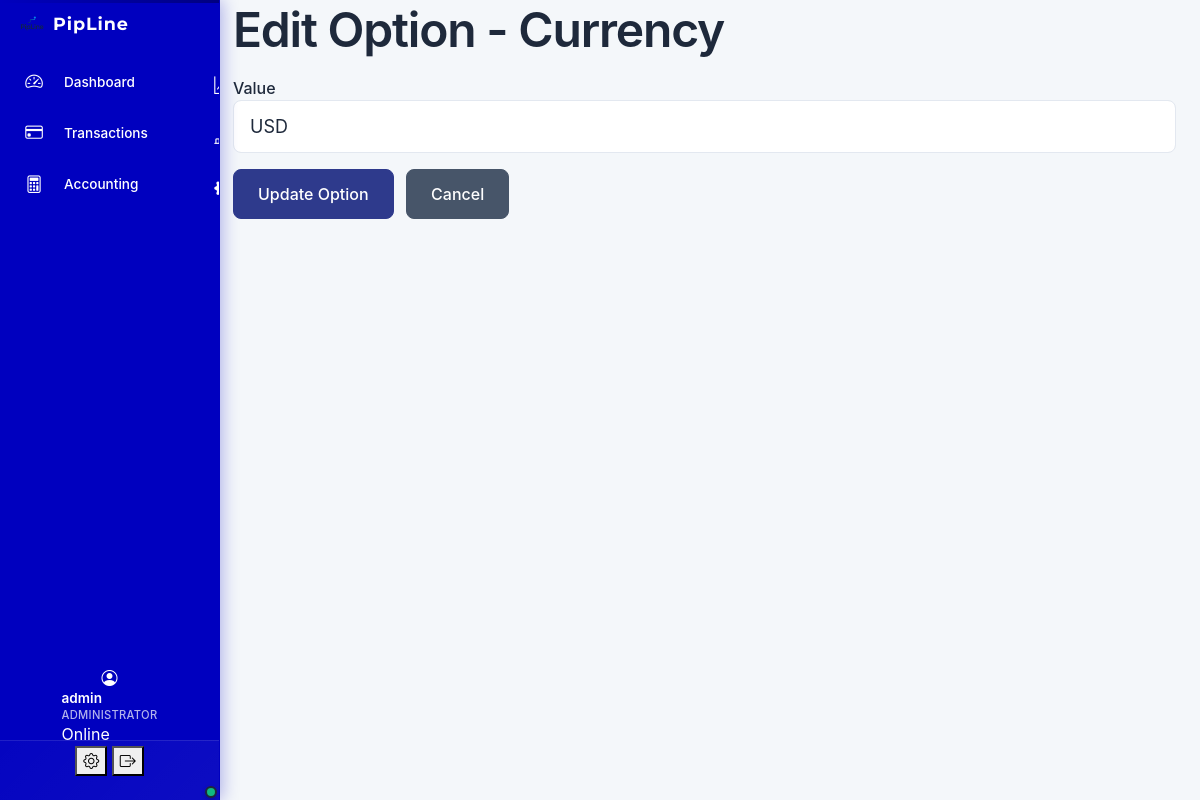
The app's page /edit_option/1 (signed in) with its own data.
### app/models/user.py (models this page shows, shortened)
class User(UserMixin, db.Model):
    __tablename__ = 'user'
    id = db.Column(db.Integer, primary_key=True)
    username = db.Column(db.String(80), unique=True, nullable=False)
    password = db.Column(db.String(120), nullable=False)
    role = db.Column(db.String(20), default='user')  # 'admin', 'user', 'viewer'
    admin_level = db.Column(db.Integer, default=0)  # 0=user, 1=main_admin, 2=secondary_admin, 3=sub_admin
    admin_permissions = db.Column(db.Text, nullable=True)  # JSON string of specific permissions
    created_by = db.Column(db.Integer, db.ForeignKey('user.id'), nullable=True)  # Who created this admin
    created_at = db.Column(db.DateTime, default=lambda: datetime.now(timezone.utc))
    is_active = db.Column(db.Boolean, default=True)
    profile_picture = db.Column(db.String(255), nullable=True)  # Path to profile picture
    last_login = db.Column(db.DateTime)
    failed_login_attempts = db.Column(db.Integer, default=0)
    account_locked_until = db.Column(db.DateTime)
    password_changed_at = db.Column(db.DateTime, default=lambda: datetime.now(timezone.utc))
    email = db.Column(db.String(120), unique=True, nullable=True)
    created_admins = db.relationship('User', backref=db.backref('creator', remote_side=[id]))
    __table_args__ = (
        db.Index('idx_user_username', 'username'),
        db.Index('idx_user_email', 'email'),
        db.Index('idx_user_role', 'role'),
        db.Index('idx_user_is_active', 'is_active'),
        db.Index('idx_user_admin_level', 'admin_level'),
    )

### app/models/config.py (models this page shows, shortened)
class UserSettings(db.Model):
    __tablename__ = 'user_settings'
    id = db.Column(db.Integer, primary_key=True)
    user_id = db.Column(db.Integer, db.ForeignKey('user.id'), unique=True, nullable=False)
    language = db.Column(db.String(20), default='en')
    landing_page = db.Column(db.String(50), default='dashboard')
    table_page_size = db.Column(db.Integer, default=25)
    table_density = db.Column(db.String(20), default='comfortable')
    font_size = db.Column(db.String(20), default='medium')
    color_scheme = db.Column(db.String(20), default='default')
    created_at = db.Column(db.DateTime, default=lambda: datetime.now(timezone.utc))
    updated_at = db.Column(db.DateTime, default=lambda: datetime.now(timezone.utc), onupdate=lambda: datetime.now(timezone.utc))
    user = db.relationship('User', backref=db.backref('settings', uselist=False))

class Option(db.Model):
    __tablename__ = 'option'
    id = db.Column(db.Integer, primary_key=True)
    field_name = db.Column(db.String(50), nullable=False)
    value = db.Column(db.String(100), nullable=False)
    commission_rate = db.Column(db.Numeric(5, 4), nullable=True)
    is_active = db.Column(db.Boolean, default=True)
    created_at = db.Column(db.DateTime, default=lambda: datetime.now(timezone.utc))
    __table_args__ = (
        db.Index('idx_option_field_name', 'field_name'),
        db.Index('idx_option_is_active', 'is_active'),
    )

### app/routes/settings.py (the view, shortened to what this page needs)
@settings_bp.route('/edit_option/<int:id>', methods=['GET', 'POST'])
@login_required
def edit_option(id):
    option = Option.query.get_or_404(id)
    return render_template('edit_option.html', option=option)

### app/__init__.py (called while the page is built)
    def get_stats(self):
        total = self._stats['hits'] + self._stats['misses']
        hit_rate = (self._stats['hits'] / total * 100) if total > 0 else 0
        return {
            'hits': self._stats['hits'],
            'misses': self._stats['misses'],
            'sets': self._stats['sets'],
            'deletes': self._stats['deletes'],
            'total_requests': self._stats['total_requests'],
            'hit_rate': round(hit_rate, 2),
            'cache_size': len(self._cache),
            'max_size': self._max_size
        }

### app/services/background_service.py (called while the page is built)
    def is_connected(self) -> bool:
        return self.connected and self.celery is not None

### app/services/csrf_fix_service.py (called while the page is built)
def get_csrf_token():
    return csrf_fix_service.get_csrf_token_for_template()

    def _ensure_session_initialized(self):
        try:
            if has_request_context():
                if 'csrf_token' not in session:
                    session['csrf_token'] = None
                    session.modified = True
                    logger.debug("Session initialized for CSRF")
                if not session.modified:
                    session.modified = True
                session.permanent = True
                session.modified = True
        except Exception as e:
            logger.error(f"Failed to initialize session for CSRF: {str(e)}")

    def get_csrf_token_for_template(self) -> str:
        return self.generate_safe_csrf_token()

### app/services/enhanced_database_monitor.py (called while the page is built)
    def add_query(self, query: str, params: tuple, duration: float,
                  stack_trace: str = None, error: Exception = None):
        query_info = {
            'timestamp': datetime.now(timezone.utc),
            'query': query,
            'params': params,
            'duration': duration,
            'stack_trace': stack_trace,
            'error': str(error) if error else None,
            'error_type': type(error).__name__ if error else None
        }
        with self.lock:
            self.queries.append(query_info)
            self.query_stats[query] += 1
            self.total_execution_time += duration
            if duration > self.slow_query_threshold:
                self.slow_queries.append(query_info)

### app/services/redis_service.py (called while the page is built, shortened)
    def is_connected(self) -> bool:
        if not self.connected or not self.redis_client:
            return False

### app/utils/enhanced_logger.py (called while the page is built)
def get_enhanced_logger(name: str = "PipLinePro") -> EnhancedLogger:
    global _enhanced_logger
    if _enhanced_logger is None:
        _enhanced_logger = EnhancedLogger(name)
    return _enhanced_logger

### templates/edit_option.html (shortened to what this page needs)
{% extends "base.html" %}
{% block content %}
<h1>Edit Option - {{ option.field_name|capitalize }}</h1>
<form method="POST">
  <div class="mb-3">
    <label>Value</label>
    <input type="text" name="value" class="form-control" value="{{ option.value }}" required>
  </div>
  <button type="submit" class="btn btn-primary">Update Option</button>
  <a href="{{ url_for('settings.settings') }}" class="btn btn-secondary ms-2">Cancel</a>
</form>
{% endblock %}

### templates/base.html (shortened to what this page needs)
<!DOCTYPE html>
<html lang="en">
<head>
    <link href="https://cdn.jsdelivr.net/npm/bootstrap@5.3.0/dist/css/bootstrap.min.css" rel="stylesheet" />
    <link href="https://cdnjs.cloudflare.com/ajax/libs/font-awesome/6.0.0/css/all.min.css" rel="stylesheet" />
    <link href="https://cdn.jsdelivr.net/npm/bootstrap-icons@1.11.3/font/bootstrap-icons.min.css" rel="stylesheet" />
    <link rel="stylesheet" href="{{ url_for('static', filename='css/bundle.min.css') }}" />
    <link rel="stylesheet" href="{{ url_for('static', filename='css/color_improvements.css') }}" />
    <link rel="stylesheet" href="{{ url_for('static', filename='css/base/typography-system.css') }}" />
    <link rel="stylesheet" href="{{ url_for('static', filename='css/unified-design-system.css') }}" />
</head>
<body class="font-size-{{ user_settings.font_size if user_settings and user_settings.font_size else 'medium' }} color-scheme-{{ user_settings.color_scheme if user_settings and user_settings.color_scheme else 'default' }}">
<div class="sidebar d-flex flex-column" id="sidebar">
    <div class="sidebar-brand">
      <div class="brand-content">
        <img src="{{ url_for('static', filename='plogo.png') }}" alt="PipLine Logo" class="brand-logo" onerror="this.style.display='none'; document.getElementById('brand-fallback').style.display='flex';" onload="document.getElementById('brand-fallback').style.display='none';">
        <span class="brand-title">
          PipLine
        </span>
      </div>
    </div>
    <div class="sidebar-content">
      <nav class="sidebar-nav nav flex-column">
        <a class="nav-link {% if request.endpoint == 'analytics.dashboard' %}active{% endif %}" href="{{ url_for('analytics.dashboard') }}" title="Dashboard - Overview and key metrics">
          <i class="bi bi-speedometer2"></i>
          <span class="sidebar-link-text">{{ _('Dashboard') }}</span>
        </a>
        <a class="nav-link {% if request.endpoint == 'transactions.clients' %}active{% endif %}" href="{{ url_for('transactions.clients') }}" title="Transactions - Manage all transactions">
          <i class="bi bi-credit-card"></i>
          <span class="sidebar-link-text">{{ _('Transactions') }}</span>
        </a>
        <a class="nav-link {% if request.endpoint == 'analytics.agent_management' %}active{% endif %}" href="{{ url_for('analytics.agent_management') }}" title="Accounting - Salary, bonuses and commission calculations">
          <i class="bi bi-calculator"></i>
          <span class="sidebar-link-text">{{ _('Accounting') }}</span>
        </a>
        <a class="nav-link {% if request.endpoint == 'analytics.analytics' %}active{% endif %}" href="{{ url_for('analytics.analytics') }}" title="Analytics - Detailed reports and insights">
          <i class="bi bi-graph-up"></i>
        </a>
        <a class="nav-link {% if request.endpoint == 'analytics.business_analytics' %}active{% endif %}" href="{{ url_for('analytics.business_analytics') }}" title="Business Analytics - Advanced business insights">
          <i class="bi bi-bar-chart-line"></i>
        </a>
        <a class="nav-link {% if request.endpoint == 'settings.settings' %}active{% endif %}" href="{{ url_for('settings.settings') }}" title="Settings - Configure system preferences">
          <i class="bi bi-gear-fill"></i>
        </a>
      </nav>
    </div>
    {% if current_user.is_authenticated %}
    <div class="sidebar-footer">
      <div class="profile-picture-container" onclick="window.location.href='{{ url_for('settings.settings') }}'" title="Click to go to Profile Settings">
        {% if current_user.profile_picture %}
          <img src="{{ url_for('static', filename='uploads/' + current_user.profile_picture) }}"
               alt="{{ current_user.username }}" class="profile-picture">
        {% else %}
          <div class="profile-picture-placeholder">
            <i class="bi bi-person-circle"></i>
          </div>
        {% endif %}
        <div class="profile-status-indicator"></div>
      </div>
      <div class="profile-info">
        <div class="profile-name">{{ current_user.username }}</div>
        <div class="profile-role">Administrator</div>
        <div class="profile-status">Online</div>
      </div>
      <div class="profile-actions">
        <button class="profile-action-btn" onclick="window.location.href='{{ url_for('settings.settings') }}'" title="Settings">
          <i class="bi bi-gear"></i>
        </button>
        <button class="profile-action-btn" onclick="window.location.href='{{ url_for('auth.logout') }}'" title="{{ _('Logout') }}">
          <i class="bi bi-box-arrow-right"></i>
        </button>
      </div>
    </div>
    {% endif %}
  </div>
<div class="main-content">
  <div class="main-content-container">
    <div class="glass-card">
      {% block content %}{% endblock %}
    </div>
  </div>
</div>
</body>
</html>

### static/css/color_improvements.css (style rules this page uses)
.form-label, label { color: #1e293b !important; font-weight: 500 !important; }
.btn-secondary { background-color: #475569 !important; border-color: #475569 !important; color: #ffffff !important; }
.nav-link { color: #475569 !important; font-weight: 500 !important; }
h1, h2, h3, h4, h5, h6 { color: #1e293b !important; font-weight: 600 !important; line-height: 1.25 !important; }
.sidebar-nav .nav-link { color: #ffffff !important; font-weight: 500 !important; transition: all 0.3s ease !important; }
.card, .btn, .nav-link { transform: translateZ(0) !important; backface-visibility: hidden !important; }

### static/css/base/typography-system.css (style rules this page uses)
:root { --font-primary: 'Inter', -apple-system, BlinkMacSystemFont, 'Segoe UI', Roboto, 'Helvetica Neue', Arial, sans-serif; --font-heading: 'Inter', -apple-system, BlinkMacSystemFont, 'Segoe UI', Roboto, 'Helvetica Neue', Arial, sans-serif; --font-display: 'Inter', -apple-system, BlinkMacSystemFont, 'Segoe UI', Roboto, 'Helvetica Neue', Arial, sans-serif; --font-mono: 'SF Mono', Monaco, 'Cascadia Code', 'Roboto Mono', Consolas, 'Courier New', monospace; --font-ui: 'Inter', -apple-system, BlinkMacSystemFont, 'Segoe UI', Roboto, 'Helvetica Neue', Arial, sans-serif; --font-weight-light: 300; --font-weight-normal: 400; --font-weight-medium: 500; --font-weight-semibold: 600; --font-weight-bold: 700; --font-weight-extrabold: 800; --font-size-xs: clamp(0.75rem, 0.7rem + 0.25vw, 0.875rem); --font-size-sm: clamp(0.875rem, 0.8rem + 0.375vw, 1rem); --font-size-base: clamp(1rem, 0.9rem + 0.5vw, 1.125rem); --font-size-lg: clamp(1.125rem, 1rem + 0.625vw, 1.25rem); --font-size-xl: clamp(1.25rem, 1.1rem + 0.75vw, 1.5rem); --font-size-2xl: clamp(1.5rem, 1.3rem + 1vw, 1.875rem); --font-size-3xl: clamp(1.875rem, 1.6rem + 1.375vw, 2.25rem); --font-size-4xl: clamp(2.25rem, 1.9rem + 1.75vw, 3rem); --font-size-5xl: clamp(3rem, 2.5rem + 2.5vw, 4rem); --line-height-tight: 1.25; --line-height-snug: 1.375; --line-height-normal: 1.5; --line-height-relaxed: 1.625; --line-height-loose: 2; --letter-spacing-tighter: -0.05em; --letter-spacing-tight: -0.025em; --letter-spacing-normal: 0em; --letter-spacing-wide: 0.025em; --letter-spacing-wider: 0.05em; --letter-spacing-widest: 0.1em; --text-xs: var(--font-size-xs); --text-sm: var(--font-size-sm); --text-base: var(--font-size-base); --text-lg: var(--font-size-lg); --text-xl: var(--font-size-xl); --text-2xl: var(--font-size-2xl); --text-3xl: var(--font-size-3xl); --text-4xl: var(--font-size-4xl); --text-5xl: var(--font-size-5xl); }
html { font-family: var(--font-primary); font-size: 16px; line-height: var(--line-height-normal); -webkit-font-smoothing: antialiased; -moz-osx-font-smoothing: grayscale; text-rendering: optimizeLegibility; }
body { font-family: var(--font-primary); font-size: var(--text-base); font-weight: var(--font-weight-normal); line-height: var(--line-height-normal); color: var(--business-gray-800); letter-spacing: var(--letter-spacing-normal); }
h1, .h1 { font-family: var(--font-heading); font-size: var(--text-4xl); font-weight: var(--font-weight-bold); line-height: var(--line-height-tight); letter-spacing: var(--letter-spacing-tight); color: var(--business-gray-900); margin-bottom: 1rem; }
.btn { font-family: var(--font-ui); font-size: var(--text-sm); font-weight: var(--font-weight-medium); line-height: var(--line-height-normal); letter-spacing: var(--letter-spacing-normal); }
.form-control, .form-select { font-family: var(--font-primary); font-size: var(--text-base); font-weight: var(--font-weight-normal); line-height: var(--line-height-normal); }
.nav-link { font-family: var(--font-ui); font-size: var(--text-sm); font-weight: var(--font-weight-medium); line-height: var(--line-height-normal); letter-spacing: var(--letter-spacing-normal); }
.sidebar-brand .brand-title { font-family: var(--font-display); font-size: var(--text-lg); font-weight: var(--font-weight-bold); line-height: var(--line-height-tight); letter-spacing: var(--letter-spacing-tight); }
.sidebar-nav .nav-link { font-family: var(--font-ui); font-size: var(--text-sm); font-weight: var(--font-weight-medium); line-height: var(--line-height-normal); letter-spacing: var(--letter-spacing-normal); }

### records on screen
User: username "admin"
Option: field_name "Currency", value "USD"
